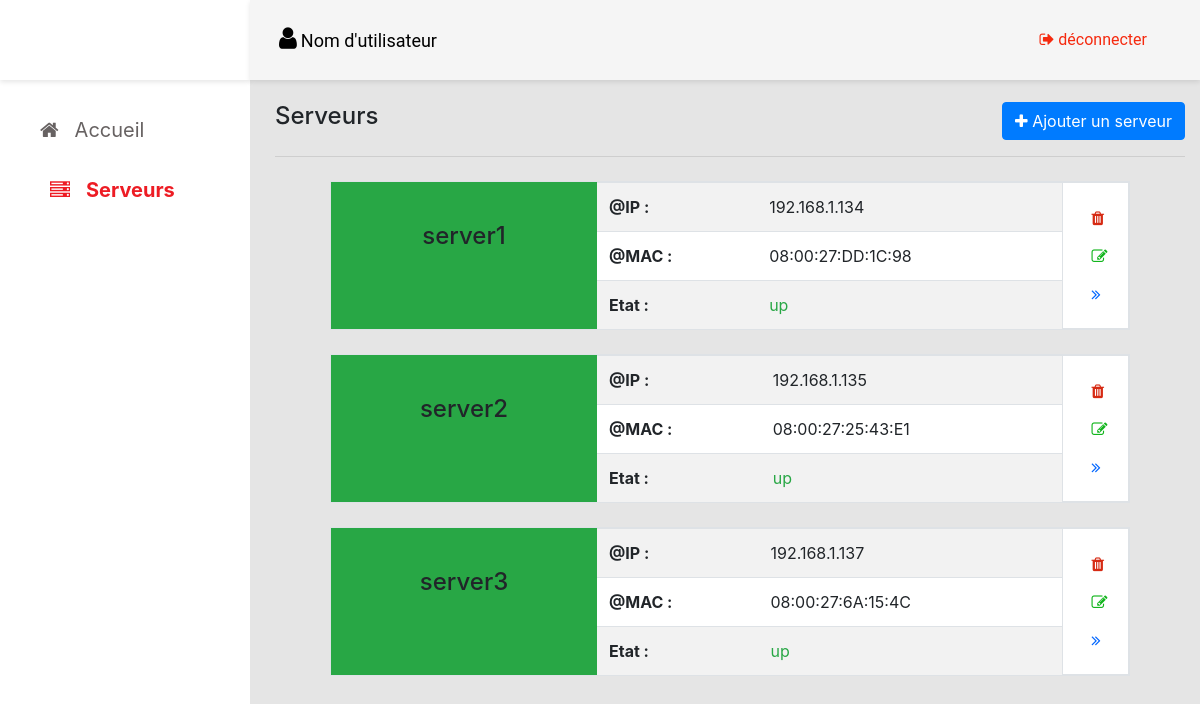
/serveurs.php, run on the app's committed database.
### tables this page shows
CREATE TABLE info_server(
          serveur_name VARCHAR(20),
          server_mac  VARCHAR(30),
          server_os   VARCHAR(30),
	      state   VARCHAR(30),
	      user_ip   VARCHAR(30),
	      username   VARCHAR(30),
	      password   VARCHAR(30));

### serveurs.php (the view, shortened to what this page needs)
<!DOCTYPE html>
<html>
<head>
	<link rel="stylesheet" type="text/css" href="css/style1.css">
	<link rel="stylesheet" type="text/css" href="css/bootstrap.min.css">
	<link rel="stylesheet" type="text/css" href="fonts/font-awesome-4.7.0/css/font-awesome.min.css">
</head>
<body style="background-color: #e5e5e5;">
	<nav class="sidebar">
		<div class="sidebar-head"></div>
		<div class="sidebar-body">
			<ul>
				<li><a href="accueil.php"><i class="fa fa-home"></i>Accueil</a></li>
				<li><a href="" class="active"><i class="fa fa-server"></i>Serveurs</a></li>
			</ul>
		</div>
	</nav>
	<div class="page-container">
		<nav class="navbar navbar-expand-sm fixed-top">
			<div class="navbrand">
				<a href="" class="btn">
					<i class="fa fa-user" style="font-size: 25px;"></i>
					<span style="font-size: 18px;">Nom d'utilisateur</span>
				</a>
			</div>
			<div class="nav-item ml-auto">
				<div class="profil">
					<div class="item mr-4">
						<a href="" class="btn" style="color:#f52a0f;font-size: 16px;">
							<i class="fa fa-sign-out"></i> déconnecter
						</a>
					</div>
				</div>
			</div>
		</nav>
		<div class="contenu">
			<div class="container">
				<div class="row mb-3 mt-4">
        			<div class="col-md-6"><h4>Serveurs</h4></div>
        			<div class="col-md-6 text-right">
        				<a href="ajouter.php" class="btn btn-primary" type="button" role="button">
        					<i class="fa fa-plus"></i> Ajouter un serveur
        				</a>
        			</div>
    			</div>
    			<hr width="100%">
				<div class="container">
					<?php
							$db = new MyDB();
							$sql = 'select * from info_server';
							$rs=$db->query($sql);
							while($row =$rs->fetchArray())
							{
								?>
					<div class="row border mt-4 mb-4 mx-auto bg-white" style="width: 800px;">
					<?php if ($row['state']=='up'){
										 ?>
						<div class="col-md-4 bg-success">
							<center style="height:100%;margin-top: 40px;"><H4><?php echo $row['serveur_name'] ?></H4></center>
						</div> <?php  }
						else{  ?>
						<div class="col-md-4 bg-danger">
							<center style="height:100%;margin-top: 40px;"><H4><?php echo $row['serveur_name'] ?></H4></center>
						</div> <?php  } ?>
						<div class="col-md-7 h-100 pl-0 pr-0">
							<table class="table table-striped w-100 mb-0">
 								<tr>
 									<td><b>@IP : </b></td>
 									<td><?php echo $row['user_ip']?></td>
 								</tr>
 								<tr>
 									<td><b>@MAC : </b></td>
 									<td><?php echo $row['server_mac']?></td>
 								</tr>
 								<tr>
 									<td><b>Etat : </b></td>
									 <?php if ($row['state']=='up'){
										 ?>
 									<td class="text-success"><?php echo $row['state']?></td>
 								</tr>
									 <?php }
									 else{
									 ?>
									 <td class="text-danger"><?php echo $row['state']?></td>
 								</tr>
								<?php }
								 ?>
							</table>
						</div>
						<div class="col-md-1 pt-3 border">
							<div>
								<a href=""  class="btn" style="color:#d62a13;" data-toggle="modal" data-target="#modal<?php echo $row['serveur_name'] ?>" data-placement="top" title="Supprimer">
									<i class="fa fa-trash"></i>
								</a>
							</div>
							<div>
								<a href="modifier_serveur.php?id=<?php echo $row['serveur_name'] ?>"  class="btn" style="color: #12b51d;" data-toggle="tooltip" data-placement="top" title="Modifier">
									<i class="fa fa-edit"></i>
								</a>
							</div>
							<div>
								<a href="détails-serveur.php?id=<?php echo $row['serveur_name'] ?>"  class="btn" style="color: #0066ff;" data-toggle="tooltip" data-placement="top" title="Voir détails">
									<i class="fa fa-angle-double-right"></i>
								</a>
							</div>
						</div>
					</div>
						<?php
						}
					?>
				</div>
			</div>
		</div>
	</div>
</body>
</html>

### css/style1.css (style rules this page uses)
body { background-color: #e5e5e5; }
* { padding: 0; margin: 0; list-style: none; text-decoration: none; }
.sidebar { position: fixed; width: 250px; height: 100%; background: white; }
.sidebar .sidebar-head { padding:4px 25px; height: 80px; user-select: none; box-shadow: 0px 2px 5px 0px rgba(0, 0, 0, 0.1); }
.sidebar .sidebar-body { padding-top:20px; }
.sidebar-body ul a { display: block; height: 100%; width: 100%; line-height: 60px; font-size: 20px; color: #676262; padding-left: 40px; box-sizing: border-box; transition: .4s; list-style: none; text-decoration: none; }
.sidebar-body ul .active { padding-left: 50px; color: #ED1C24; font-weight: bold; }
.sidebar-body ul a i { margin-right: 16px; }
.page-container { padding-top: 78px; padding-left: 260px; background-position: center; background-size: cover; height: 100vh; transition: all .5s; }
.navbar { font-family: 'Roboto', sans-serif; margin-left: 250px; height: 80px; background-color:#f5f5f5; box-shadow: 0px 2px 5px 0px rgba(0, 0, 0, 0.1); }
.navbar a { color: #000000; text-decoration: none; }
.navbar .navbrand span { font-size: 18px; }
.navbar .nav-item .item { cursor: pointer; }
.page-container .contenu { margin-top: 20px; }

### data on the page
info_server: serveur_name "server1", user_ip "192.168.1.134", server_mac "08:00:27:DD:1C:98", state "up"
info_server: serveur_name "server2", user_ip "192.168.1.135", server_mac "08:00:27:25:43:E1", state "up"
info_server: serveur_name "server3", user_ip "192.168.1.137", server_mac "08:00:27:6A:15:4C", state "up"
